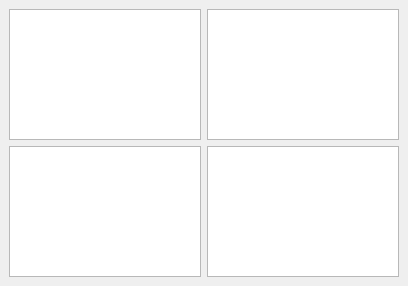
<ui version="4.0" >
 <class>pqPropertyLink</class>
 <widget class="QWidget" name="pqPropertyLink" >
  <property name="geometry" >
   <rect>
    <x>0</x>
    <y>0</y>
    <width>408</width>
    <height>286</height>
   </rect>
  </property>
  <property name="windowTitle" >
   <string>Form</string>
  </property>
  <layout class="QGridLayout" >
   <property name="margin" >
    <number>9</number>
   </property>
   <property name="spacing" >
    <number>6</number>
   </property>
   <item row="0" column="1" >
    <widget class="QTreeView" name="Proxy2Tree" />
   </item>
   <item row="0" column="0" >
    <widget class="QTreeView" name="Proxy1Tree" />
   </item>
   <item row="1" column="1" >
    <widget class="QListWidget" name="Property2List" />
   </item>
   <item row="1" column="0" >
    <widget class="QListWidget" name="Property1List" />
   </item>
  </layout>
 </widget>
 <resources/>
 <connections/>
</ui>
